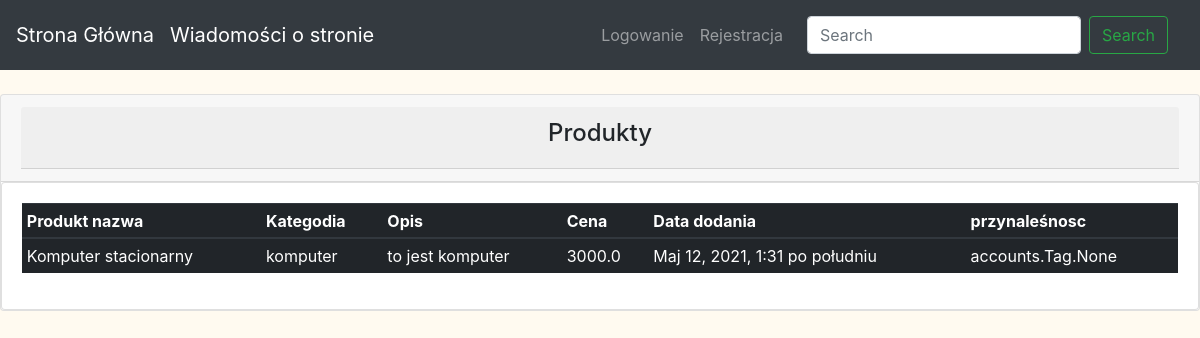
Screenshot of /products/ with the database file from the repository.
### accounts/models.py (models this page shows, shortened)
class Produkty(models.Model):
    CATEGORY = (
        ('Drzwi', 'Drzwi'),
        ('Out Door', 'Out Door'),
    )
    name = models.CharField(max_length=200, null=True)
    kategoria = models.CharField(max_length=200, null=True)
    content = models.TextField(blank=True, help_text='Opis produktu')
    cena = models.FloatField(null=True)
    data = models.DateTimeField(auto_now_add=True, null=True)
    tags = models.ManyToManyField(Tag)

### accounts/views.py (the view)
# urls.py: path('products/', views.products, name='products'),
def products(request):
    products = Produkty.objects.all()
    return render(request, 'accounts/products.html', {'products': products})

### accounts/templates/accounts/products.html (shortened to what this page needs)
{%  extends 'accounts/main.html' %}
{% block content %}
		<br>
	<div class="card">
  <div class="card-header">
  <div class="card-header">
      <h4 align="center">Produkty</h4>
  </div>
				</div>
				<div class="card card-body">
					<table class="table table-sm table-dark">
  <thead>
    <tr>
      <th scope="col">Produkt nazwa </th>
      <th scope="col">Kategodia</th>
      <th scope="col">Opis</th>
        <th scope="col">Cena</th>
      <th scope="col">Data dodania</th>
      <th scope="col">przynaleśnosc</th>
        </thead>
        {% for i in products %}
            <tr>
            <td>{{ i.name }}</td>
            <td>{{ i.kategoria }}</td>
            <td>{{ i.content }}</td>
            <td>{{ i.cena }}</td>
            <td>{{ i.data }}</td>
            <td>{{ i.tags }}</td>
            </tr>
        {% endfor %}
					</table>
				</div>
			</div>
{% endblock content %}

### accounts/templates/accounts/main.html (style rules this page uses)
body { background-color: #FFFAF0; }

### rows the page displays
Produkty: name "Komputer stacionarny", kategoria "komputer", content "to jest komputer", cena "3000.0", data "Maj 12, 2021, 1:31 po południu", tags "accounts.Tag.None"
